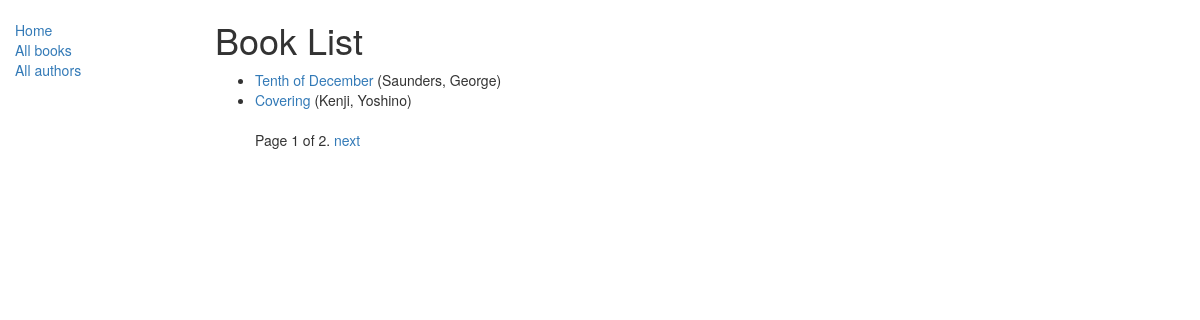
Before: /catalog/books/ with the older database file.
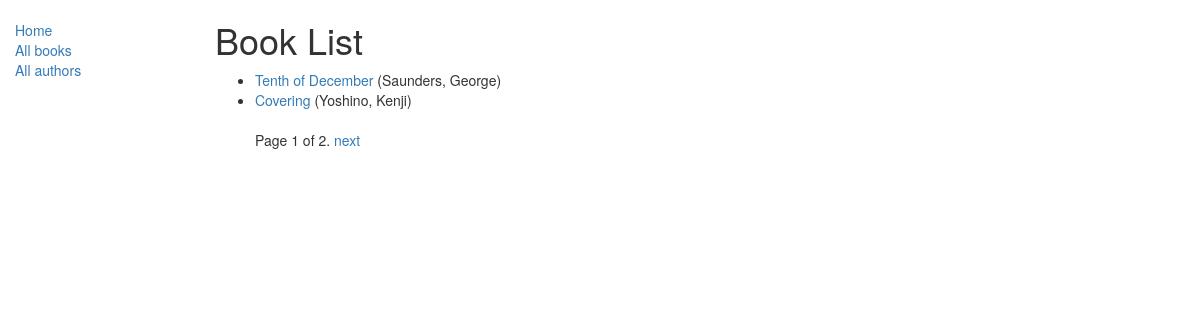
After: the same page with the newer database file.
### catalog/models.py (models this page shows, shortened)
class Book(models.Model):
    title = models.CharField(max_length=200)
    author = models.ForeignKey('Author', on_delete=models.SET_NULL, null=True)
    genre = models.ManyToManyField('Genre', help_text='Select a genre for this book')
    summary = models.TextField(max_length=1000, help_text="Enter a brief description of the book")
    isbn = models.CharField('ISBN', max_length=13, help_text='13 Character <a href="https://www.isbn-international.org/content/what-isbn">ISBN number</a>')
    language = models.ForeignKey('Language', on_delete=models.SET_NULL, null=True)
    def get_absolute_url(self):
        return reverse('book-detail', args=[str(self.id)])
    def display_genre(self):
        """
        Creates a string for the genre, to be displayed in admin
        """
        return ', '.join([ genre.name for genre in self.genre.all()[:3] ])
    display_genre.short_description = 'Genre'

class Author(models.Model):
    first_name = models.CharField(max_length=100)
    last_name = models.CharField(max_length=100)
    date_of_birth = models.DateField('Born', null=True, blank=True)
    date_of_death = models.DateField('Died', null=True, blank=True)
    def __str__(self):
        return '%s, %s' % (self.last_name, self.first_name)

### catalog/views.py (the view)
# urls.py: path('books/', views.BookListView.as_view(), name='books'),
class BookListView(generic.ListView):
    model = Book
    paginate_by = 2

### catalog/templates/catalog/book_list.html (shortened to what this page needs)
{% extends "base_generic.html" %}
{% block content %}
    <h1>Book List</h1>
    {% if book_list %}
    <ul>
      {% for book in book_list %}
      <li>
        <a href="{{ book.get_absolute_url }}">{{ book.title }}</a> ({{book.author}})
      </li>
      {% endfor %}
      {% block pagination %}
        {% if is_paginated %}
            <div class="pagination">
                <span class="page-links">
                    <span class="page-current">
                        Page {{ page_obj.number }} of {{ page_obj.paginator.num_pages }}.
                    </span>
                    {% if page_obj.has_next %}
                        <a href="{{ request.path }}?page={{ page_obj.next_page_number }}">next</a>
                    {% endif %}
                </span>
            </div>
        {% endif %}
      {% endblock %}
    </ul>
    {% else %}
      <p>There are no books in the library.</p>
    {% endif %}
{% endblock %}

Changed rows visible on the page:
changed through a linked row, Book "Covering": author "Kenji, Yoshino" → "Yoshino, Kenji"
